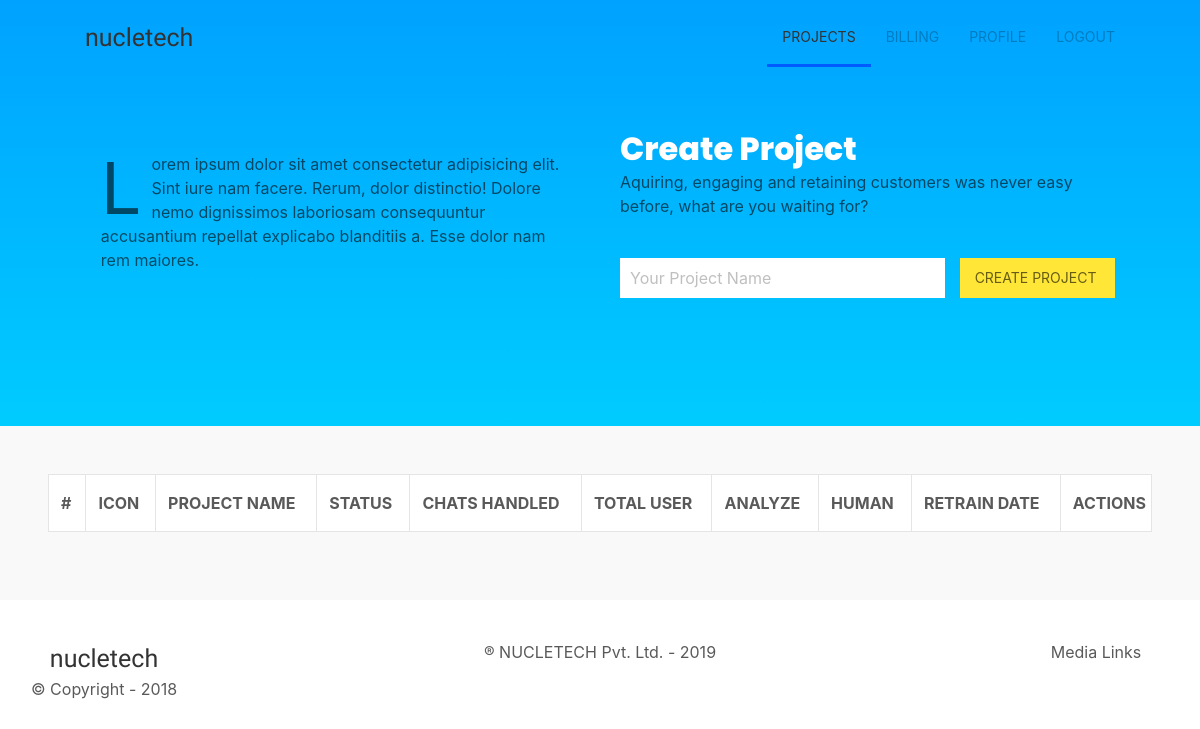
Before: /builder/ (signed in) with the older database file.
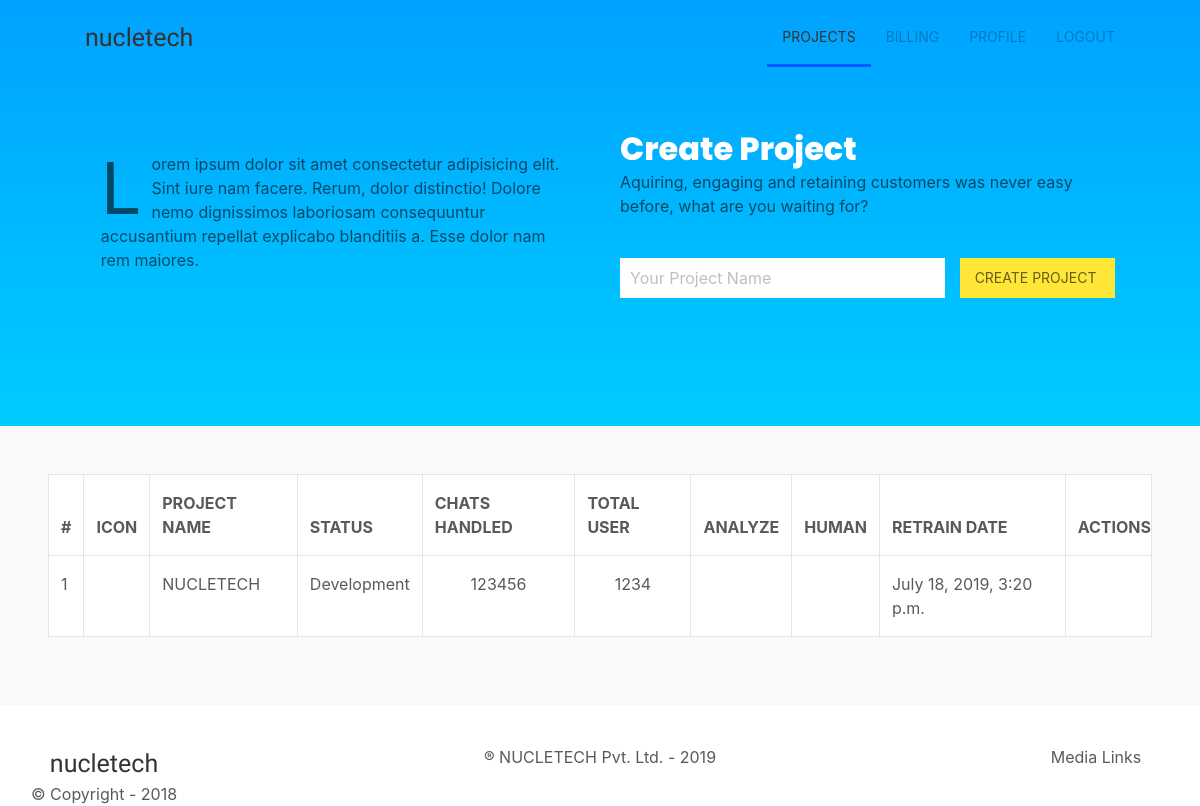
After: the same page with the newer database file.
### builder/models.py (models this page shows)
class Project(models.Model):
    user = models.ForeignKey(User, on_delete=models.CASCADE)
    project_name = models.CharField(_('Project Name'), max_length=50, blank=False)
    project_id = models.CharField(_('Project Id'), max_length=50, blank=False, unique=True) # Combination of ProjectName_userIdRandom10CharHex
    project_hash = models.CharField(_('Project Hash'), max_length=129, blank=False, unique=True) # Encrypted ProjectId
    project_hash_enc = models.CharField(_('Project Hash Encoded'), max_length=250, blank=True, unique=False) # Encrypted ProjectId Encoded
    project_key = models.TextField(_('Project Access Key'), blank=False) # key to encrypt and decrypt data in DM
    bson_key = models.TextField(_('BSON Key'), blank=True)
    builder_auth = models.BooleanField(_('Builder Authorization'), default=True) # Project level authorization
    human_auth = models.BooleanField(_('Human Authorization'), default=False)
    analatics_auth = models.BooleanField(_('Analytics Authorization'), default=False)
    resource = models.TextField(_('Resource List'), blank=True)
    is_live = models.BooleanField(_('Live'), default=False)
    is_debug = models.BooleanField(_('Debug'), default=True)
    is_cached = models.BooleanField(_('Cached'), default=True)
    is_active = models.BooleanField(_('Active'), default=True) # False if bot deleted by user.
    language = models.TextField(_('Language'), blank=False)
    timezone = models.TextField(_('Timezone'), blank=False)
    wss = models.BooleanField(_('WSS'), default=False)
    user_limit = models.IntegerField(_('User Limit'), default=1000)
    retrain_date = models.DateTimeField(_('Retrain Date'), auto_now_add=True)
    voice = models.BooleanField(_('Voice'), default=True)
    voice_out = models.CharField(_('Voice Output'), max_length=150, blank=True)
    human_takeover = models.BooleanField(_('Human Take Over'), default=False)
    date_created = models.DateTimeField(_('Date Created'), auto_now_add=True)
    billing_amount = models.CharField(_('Billing Amount'), max_length=30, blank=True)
    avatar = models.ImageField(upload_to='avatars/', null=True, blank=True)

### builder/views.py (the view, shortened to what this page needs)
def index(request):
    if request.method == "GET":
        project_list=[]
        projects = ProjectAuth.objects.filter(user=request.user).order_by("date_created")
        for project in projects:
            p = Project.objects.get(id=project.project.id)
            tmpProject = {"name": p.project_name, "status": p.is_live, "chats": 123456, "user": 1234, "analyze": project.analytics_view, "human": project.human_view, "retrain": p.retrain_date, "key": p.project_key}
            project_list.append(tmpProject)
        return render(request, 'builder/index.html', {'projects': project_list})

### builder/templates/builder/index.html (shortened to what this page needs)
{% extends 'builder/master.html' %}
{% load staticfiles %}
{% block body %}
<div class="uk-container uk-container-expand uk-padding-remove">
    <div class="nt-home-builder" uk-grid>
        <div class="uk-width-1-2@m nt-left-home-builder">
            <div class="nt-testimonial">
                <div class="nt-quote uk-text-left uk-dropcap">
                    Lorem ipsum dolor sit amet consectetur adipisicing elit. Sint iure nam facere. Rerum, dolor distinctio! Dolore nemo dignissimos laboriosam consequuntur accusantium repellat explicabo blanditiis a. Esse dolor nam rem maiores.
                </div>
            </div>
        </div>
        <div class="uk-width-1-2@m nt-right-home-builder">
            <h2>Create Project</h2>
            <span>Aquiring, engaging and retaining customers was never easy before, what are you waiting for?</span><br>
            <form class="uk-grid-small uk-margin-medium-top" uk-grid method="POST">
                <div class="uk-width-2-3@s">
                    <input class="uk-input" type="text" placeholder="Your Project Name" name="project-name">
                </div>
                <div class="uk-width-1-3@s">
                    <button class="uk-button">CREATE PROJECT </button>
                </div>
            </form>
        </div>
    </div>
    <div class="nt-table">
        <table class="uk-table uk-table-divider uk-table-hover uk-table-justify">
            <thead>
                <tr>
                    <th>#</th>
                    <th>ICON</th>
                    <th>PROJECT NAME</th>
                    <th>STATUS</th>
                    <th>CHATS HANDLED</th>
                    <th>TOTAL USER</th>
                    <th>ANALYZE</th>
                    <th>HUMAN</th>
                    <th>RETRAIN DATE</th>
                    <th>ACTIONS</th>
                </tr>
            </thead>
            <tbody>
                {% for project in projects %}
                    <tr>
                        <td>1</td>
                        <td></td>
                        <td>{{project.name}}</td>
                        <td>{% if project.status == True%}Live{% else %}Development{% endif %}</td>
                        <td class="uk-text-center">{{ project.chats }}</td>
                        <td class="uk-text-center">{{ project.user }}</td>
                        <td class="uk-text-center"><a href="" uk-icon="icon: bolt"></a></td>
                        <td class="uk-text-center"><a href="" uk-icon="icon: users"></a></td>
                        <td>{{ project.retrain }}</td>
                        <td></td>
                    </tr>
                {% endfor %}
            </tbody>
        </table>
    </div>
</div>
{% endblock %}

### builder/templates/builder/master.html (shortened to what this page needs)
<!DOCTYPE html>
<html lang="en">
<head>
    {% load staticfiles %}
    <link rel="stylesheet" href="{% static 'home/css/nucletech.css' %}">
    <link rel="stylesheet" href="{% static 'home/css/main.css' %}">
</head>
<body>
        <nav class="uk-navbar-container uk-navbar-sticky uk-margin" uk-navbar>
            <div class="uk-navbar-left">
                <a class="uk-navbar-item uk-logo uk-margin-large-left uk-visible@s" href="https://www.nucletech.com">nucletech</a>
            </div>
            <div class="uk-navbar-right uk-visible@s uk-margin-large-right">
                <ul class="uk-navbar-nav">
                    <li class="uk-active"><a href="https://www.nucletech.com/builder">PROJECTS</a></li>
                    <li><a href="https://www.nucletech.com/builder/billing">BILLING</a></li>
                    <li><a href="https://www.nucletech.com/builder/profile">PROFILE</a></li>
                    <li><a href="https://www.nucletech.com/logout">LOGOUT</a></li>
                </ul>
            </div>
        </nav>
    {% block body %} {% endblock %}
    <footer>
        <div class="uk-container uk-container-expand uk-padding-remove uk-margin-medium-top">
            <div class="uk-text-center" uk-grid>
                <div class="uk-width-1-5@l">
                    <a class="uk-logo" href="https://www.nucletech.com">nucletech</a><br>
                    © Copyright - 2018
                </div>
                <div class="uk-width-3-5@l">
                    ® NUCLETECH Pvt. Ltd. - 2019<br>
                </div>
                <div class="uk-width-1-5@l">Media Links</div>
            </div>
        </div>
    </footer>
</body>
</html>

### home/static/home/css/main.css (style rules this page uses)
.uk-navbar-nav .uk-active { border-bottom:solid 3px #005cff }
.uk-navbar-container { position:fixed;width:100%;height:75px;-webkit-transition:all .3s ease-in-out;transition:all .3s ease-in-out;background:0 0!important;z-index:9999!important }
input.uk-input { color:rgba(0,0,0,.7);-webkit-transition:all .3s linear;transition:all .3s linear }

### builder/templates/builder/index.html (style rules this page uses)
.uk-navbar-container { z-index: 999 !important; }
.nt-home-builder { min-height: 150px; padding: 8rem 5.3rem; background: linear-gradient(to bottom,rgb(0, 162, 255), rgb(0, 204, 255)); color: rgba(0, 0, 0, 0.6); z-index: 1 !important; position: relative; }
.nt-right-home-builder h2 { font-family: 'Poppins', sans-serif; font-weight: 800; margin-bottom: 0; color: #FFF; }
.nt-right-home-builder .uk-button { background-color: rgb(255, 230, 55); }
input { background: #FFF !important; }
.uk-button { width: 100%; }
.nt-right-home-builder .uk-button { padding: 0 10px; }
.nt-left-home-builder { position: relative; z-index: 1 !important; }
.nt-left-home-builder .nt-quote { padding: 1rem; padding-top: 1.5rem; z-index: 1 !important; }
.nt-testimonial { z-index: 1 !important; }
.nt-table { padding: 3rem; background: #F9F9F9; }
.nt-table table, .uk-checkbox { border: 1px solid #e5e5e5; background: #FFF; }
.nt-table .uk-table-justify th:first-child, .uk-table-justify td:first-child { padding: 16px 12px !important; }
.nt-table .uk-table-justify th, .uk-table-justify td { border-right: 1px solid #e5e5e5; }
.nt-table .uk-table-justify th:last-child, .uk-table-justify td:last-child { border-right: none; }

Changed rows visible on the page:
added Project: name "NUCLETECH", retrain "July 18, 2019, 3:20 p.m."
Other visible differences:
new list line: "1 Development 123456 1234"
